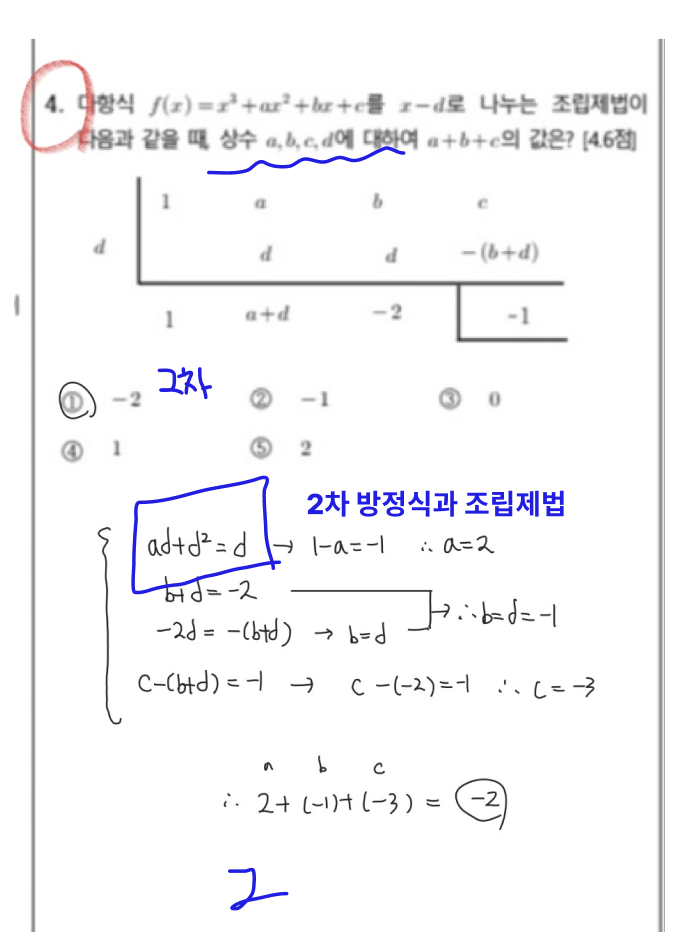
#> input picture app/imgs/math.png, 684 x 932 px, given in place of the camera
$ python document_scanner.py
#> lines starting #> are read from the running program, lines starting #| are printed output that depends on the picture; after the words box and inside, x2 and y2 are one past the last pixel; in counts of white or black regions, pixels touching at a corner belong together
#> in main, frame is the input picture: shape (932, 684, 3); mean B, G, R 248.3, 246.5, 246.8
import cv2

def detect_and_draw_box(frame):
    # 이미지를 흑백으로 변환
    gray = cv2.cvtColor(frame, cv2.COLOR_BGR2GRAY)
    # Canny 에지 검출기를 사용하여 에지 검출
    edged = cv2.Canny(gray, 30, 50)
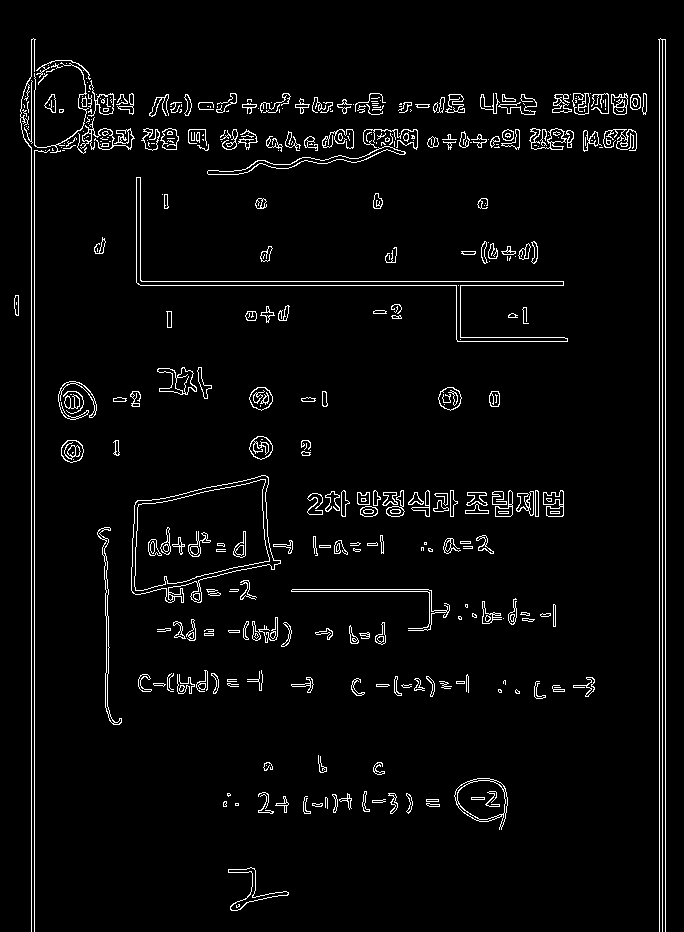
#> edged: shape (932, 684); 3.7% white in thin lines or dots
    cv2.imshow('Edged', edged)

    # 외부 윤곽선만 검출
    contours, _ = cv2.findContours(edged.copy(), cv2.RETR_EXTERNAL, cv2.CHAIN_APPROX_SIMPLE)
#> contours = 350 contours, 200 with area under 20; largest, box (x1, y1, x2, y2) and area: (131, 475, 281, 603) 12529, (136, 177, 568, 342) 2770, (454, 778, 508, 830) 1816, (207, 146, 406, 175) 740, (157, 367, 197, 395) 522
    detected = False

    for contour in contours:
        # 윤곽선을 근사화
        peri = cv2.arcLength(contour, True)
        approx = cv2.approxPolyDP(contour, 0.02 * peri, True)

        # 근사화된 윤곽선이 4개의 점을 가진 경우 (사각형)
        if len(approx) == 4:
            # 윤곽선 그리기
            cv2.drawContours(frame, [approx], -1, (0, 255, 0), 6)
            # 사각형 내부를 연두색으로 채우기
            cv2.fillPoly(frame, [approx], (0, 255, 0))
            detected = True
            break
#> this loop made 4 passes
#> (peri, approx, detected) on pass 4: (10, [[235, 803], [235, 805], [238, 805], [238, 803]], True)
#> peri on passes 1 to 3: 241.3, 30.24, 25.66
#> frame: shape (932, 684, 3); 0.01% of pixels changed, all inside (x1, y1, x2, y2) = (232, 800, 242, 809)

    # 사각형이 감지되지 않은 경우, 메시지 출력
    if not detected:
        cv2.putText(frame, "No square detected", (10, 30), cv2.FONT_HERSHEY_SIMPLEX, 1, (0, 0, 255), 2)

    return frame

def main():
    # 카메라 캡처 객체 생성
    cap = cv2.VideoCapture(1)

    while True:
        # 프레임 별로 읽기
        ret, frame = cap.read()
        if not ret:
            print("Failed to grab frame")
            break

        # 사각형 검출 및 그리기
        frame = detect_and_draw_box(frame)
        # 결과 이미지 표시
        cv2.imshow('Frame', frame)

        # ESC 키를 누르면 종료
        key = cv2.waitKey(1)
#> (key Esc is pressed here)
        if key == 27:
            break

    # 자원 해제
    cap.release()
    cv2.destroyAllWindows()

if __name__ == "__main__":
    main()
